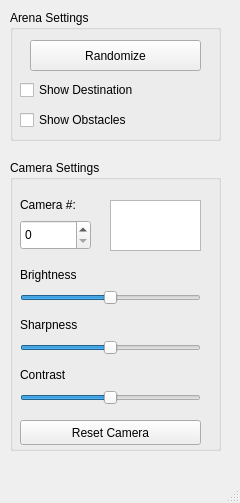
<?xml version="1.0" encoding="UTF-8"?>
<ui version="4.0">
 <class>MainWindow</class>
 <widget class="QMainWindow" name="MainWindow">
  <property name="geometry">
   <rect>
    <x>0</x>
    <y>0</y>
    <width>240</width>
    <height>503</height>
   </rect>
  </property>
  <property name="windowTitle">
   <string>MainWindow</string>
  </property>
  <widget class="QWidget" name="centralwidget">
   <widget class="QGroupBox" name="groupBox">
    <property name="geometry">
     <rect>
      <x>10</x>
      <y>10</y>
      <width>211</width>
      <height>131</height>
     </rect>
    </property>
    <property name="title">
     <string>Arena Settings</string>
    </property>
    <widget class="QPushButton" name="randomizebutton">
     <property name="geometry">
      <rect>
       <x>20</x>
       <y>30</y>
       <width>171</width>
       <height>31</height>
      </rect>
     </property>
     <property name="text">
      <string>Randomize</string>
     </property>
    </widget>
    <widget class="QCheckBox" name="showdest">
     <property name="geometry">
      <rect>
       <x>10</x>
       <y>60</y>
       <width>151</width>
       <height>40</height>
      </rect>
     </property>
     <property name="text">
      <string>Show Destination</string>
     </property>
    </widget>
    <widget class="QCheckBox" name="showobst">
     <property name="geometry">
      <rect>
       <x>10</x>
       <y>90</y>
       <width>151</width>
       <height>40</height>
      </rect>
     </property>
     <property name="text">
      <string>Show Obstacles</string>
     </property>
    </widget>
   </widget>
   <widget class="QGroupBox" name="groupBox_2">
    <property name="geometry">
     <rect>
      <x>10</x>
      <y>160</y>
      <width>211</width>
      <height>291</height>
     </rect>
    </property>
    <property name="title">
     <string>Camera Settings</string>
    </property>
    <widget class="QPushButton" name="resetbutton">
     <property name="geometry">
      <rect>
       <x>10</x>
       <y>260</y>
       <width>181</width>
       <height>25</height>
      </rect>
     </property>
     <property name="text">
      <string>Reset Camera</string>
     </property>
    </widget>
    <widget class="QSpinBox" name="camnum">
     <property name="geometry">
      <rect>
       <x>10</x>
       <y>60</y>
       <width>71</width>
       <height>30</height>
      </rect>
     </property>
     <property name="maximum">
      <number>10</number>
     </property>
    </widget>
    <widget class="QLabel" name="label_3">
     <property name="geometry">
      <rect>
       <x>10</x>
       <y>30</y>
       <width>71</width>
       <height>30</height>
      </rect>
     </property>
     <property name="text">
      <string>Camera #:</string>
     </property>
    </widget>
    <widget class="QSlider" name="brightslider">
     <property name="geometry">
      <rect>
       <x>10</x>
       <y>130</y>
       <width>181</width>
       <height>16</height>
      </rect>
     </property>
     <property name="maximum">
      <number>255</number>
     </property>
     <property name="sliderPosition">
      <number>127</number>
     </property>
     <property name="orientation">
      <enum>Qt::Horizontal</enum>
     </property>
    </widget>
    <widget class="QLabel" name="label_4">
     <property name="geometry">
      <rect>
       <x>10</x>
       <y>100</y>
       <width>131</width>
       <height>30</height>
      </rect>
     </property>
     <property name="text">
      <string>Brightness</string>
     </property>
    </widget>
    <widget class="QLabel" name="label_5">
     <property name="geometry">
      <rect>
       <x>10</x>
       <y>150</y>
       <width>131</width>
       <height>30</height>
      </rect>
     </property>
     <property name="text">
      <string>Sharpness</string>
     </property>
    </widget>
    <widget class="QLabel" name="label_6">
     <property name="geometry">
      <rect>
       <x>10</x>
       <y>200</y>
       <width>131</width>
       <height>30</height>
      </rect>
     </property>
     <property name="text">
      <string>Contrast</string>
     </property>
    </widget>
    <widget class="QSlider" name="sharpslider">
     <property name="geometry">
      <rect>
       <x>10</x>
       <y>180</y>
       <width>181</width>
       <height>16</height>
      </rect>
     </property>
     <property name="maximum">
      <number>255</number>
     </property>
     <property name="sliderPosition">
      <number>127</number>
     </property>
     <property name="orientation">
      <enum>Qt::Horizontal</enum>
     </property>
    </widget>
    <widget class="QSlider" name="contrastslider">
     <property name="geometry">
      <rect>
       <x>10</x>
       <y>230</y>
       <width>181</width>
       <height>16</height>
      </rect>
     </property>
     <property name="maximum">
      <number>255</number>
     </property>
     <property name="sliderPosition">
      <number>127</number>
     </property>
     <property name="orientation">
      <enum>Qt::Horizontal</enum>
     </property>
    </widget>
    <widget class="QListWidget" name="camList">
     <property name="geometry">
      <rect>
       <x>100</x>
       <y>40</y>
       <width>91</width>
       <height>51</height>
      </rect>
     </property>
    </widget>
   </widget>
  </widget>
  <widget class="QMenuBar" name="menubar">
   <property name="geometry">
    <rect>
     <x>0</x>
     <y>0</y>
     <width>240</width>
     <height>22</height>
    </rect>
   </property>
  </widget>
  <widget class="QStatusBar" name="statusbar"/>
 </widget>
 <resources/>
 <connections/>
</ui>
